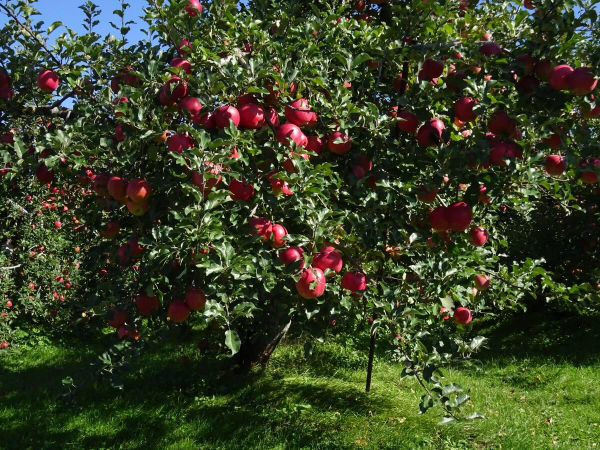
#> input picture assets/img/apples.jpg, 1200 x 900 px (shown at 1/2 size); its folder holds only this picture in this run
$ python focal.py   (older library calls are emulated)
#> lines starting #> are read from the running program, lines starting #| are printed output that depends on the picture
"""Finds a focal point for every photo and rebuilds uncropped thumbnails.
Score = local detail (gradients) + colour richness + faces, with a small bias away from bare sky.
Output: js/focus-data.js  -> MD.focal = { "<path under assets/img|thumb>": [fx, fy, w, h] }  (fx, fy are 0-1)"""
import glob, os, json, numpy as np, cv2
from PIL import Image
ROOT = os.path.join(os.path.dirname(__file__), '..')
out = {}
# Hand-set focal points where the automatic guess missed the subject (checked by eye on every photo). (x, y) as fractions of the picture.
OVERRIDE = {
 'fieldwork/winery-3': (.50, .46), 'fieldwork/daruma-3': (.42, .44), 'fieldwork/imori-2': (.50, .38), 'fieldwork/imori-3': (.50, .46),
 'fieldwork/kayak-2': (.58, .62), 'fieldwork/kayak-4': (.46, .42), 'fieldwork/picnic-1': (.55, .30), 'fieldwork/picnic-2': (.50, .55),
 'fieldwork/picnic-3': (.50, .52), 'fieldwork/picnic-4': (.50, .42), 'fieldwork/sup-2': (.46, .52), 'fieldwork/sup-3': (.62, .52),
 'mist': (.50, .46), 'fieldwork/ebike-1': (.46, .62), 'fieldwork/ebike-3': (.62, .74), 'fieldwork/culture-3': (.50, .52),
 'fieldwork/winery-2': (.50, .62), 'fieldwork/zip-4': (.50, .62), 'fieldwork/zip-1': (.50, .66), 'valley-wide': (.42, .68),
}
face = None
try:
    face = cv2.CascadeClassifier(os.path.join(cv2.data.haarcascades, 'haarcascade_frontalface_default.xml'))
    if face.empty(): face = None
except Exception: face = None

def focal(path):
#> called with path = 'tools/../assets/img/apples.jpg'
    im = cv2.imread(path); h, w = im.shape[:2]
#> in focal, im is the input picture: shape (900, 1200, 3); mean B, G, R 39.1, 66.5, 58.5
#> after `h, w = im.shape[:2]`: h = 900; w = 1200
    s = 160 / max(w, h); sm = cv2.resize(im, (max(8, int(w * s)), max(8, int(h * s))), interpolation=cv2.INTER_AREA)
#> after `s = 160 / max(w, h)`: s = 0.133
    g = cv2.cvtColor(sm, cv2.COLOR_BGR2GRAY).astype(np.float32)
    gx = cv2.Sobel(g, cv2.CV_32F, 1, 0, ksize=3); gy = cv2.Sobel(g, cv2.CV_32F, 0, 1, ksize=3)
    grad = cv2.GaussianBlur(np.hypot(gx, gy), (0, 0), 3)
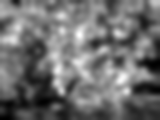
#> grad: shape (120, 160) float32; min 23.18, max 274.7, mean 132.6; drawn with min black and max white
    hsv = cv2.cvtColor(sm, cv2.COLOR_BGR2HSV).astype(np.float32)
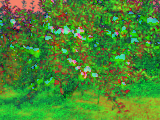
#> hsv: shape (120, 160, 3) float32; mean B, G, R 49.4, 135.3, 73.1
    sat = cv2.GaussianBlur(hsv[..., 1] / 255, (0, 0), 3)
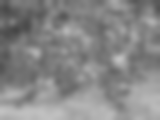
#> sat: shape (120, 160) float32; min 0.275, max 0.76, mean 0.531
    lum = cv2.GaussianBlur(g / 255, (0, 0), 3)
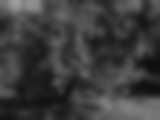
#> lum: shape (120, 160) float32; min 0.0538, max 0.625, mean 0.239
    # sky / fog / blank wall: bright + low detail + low saturation
    blank = ((lum > .62) & (sat < .22)).astype(np.float32) * (1 - np.clip(grad / (grad.max() + 1e-6) * 3, 0, 1))
#> blank: shape (120, 160) float32; every value is 0
    e = grad / (grad.max() + 1e-6) + .6 * sat - .8 * blank
    hh, ww = e.shape
#> hh = 120; ww = 160
    yy, xx = np.mgrid[0:hh, 0:ww]
    e = e + .25 * np.exp(-(((xx - ww / 2) / (ww * .55)) ** 2 + ((yy - hh * .55) / (hh * .55)) ** 2))   # gentle pull to the middle, slightly low
    e = np.clip(e, 0, None) ** 2
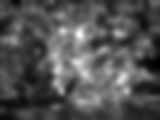
#> e: shape (120, 160) float64; min 0.216, max 2.45, mean 0.94; drawn with min black and max white
    if face is not None:
        for (x, y, fw, fh) in face.detectMultiScale(cv2.cvtColor(sm, cv2.COLOR_BGR2GRAY), 1.15, 4, minSize=(max(10, ww // 14),) * 2):
            e[max(0, y - fh // 3):y + fh, x:x + fw] += e.max() * 1.6
#> this loop made 0 passes
    tot = e.sum() + 1e-6
#> tot = 18053.7
    cx = (e * xx).sum() / tot / ww; cy = (e * yy).sum() / tot / hh
#> after `cx = (e * xx).sum() / tot / ww`: cx = 0.506
#> after `cy = (e * yy).sum() / tot / hh`: cy = 0.488
    # blend with the single strongest region so two far-apart subjects do not average to empty space between them
    pk = cv2.GaussianBlur(e, (0, 0), 6); py, px = np.unravel_index(pk.argmax(), pk.shape)
#> after `pk = cv2.GaussianBlur(e, (0, 0), 6)`:
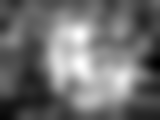
#> pk: shape (120, 160) float64; min 0.382, max 1.67, mean 0.941; drawn with min black and max white
#> after `py, px = np.unravel_index(pk.argmax(), pk.shape)`: py = 64; px = 80
    fx = .5 * cx + .5 * (px + .5) / ww; fy = .5 * cy + .5 * (py + .5) / hh
#> after `fx = 0.5 * cx + 0.5 * (px + 0.5) / ww`: fx = 0.505
#> after `fy = 0.5 * cy + 0.5 * (py + 0.5) / hh`: fy = 0.513
    return round(float(fx), 3), round(float(fy), 3), w, h

def thumb(src, dst, long=480):
    im = Image.open(src).convert('RGB'); w, h = im.size; k = long / max(w, h)
    if k < 1: im = im.resize((round(w * k), round(h * k)), Image.LANCZOS)
    os.makedirs(os.path.dirname(dst), exist_ok=True); im.save(dst, quality=70, optimize=True, progressive=True)

for f in sorted(glob.glob(ROOT + '/assets/img/*.jpg') + glob.glob(ROOT + '/assets/img/fieldwork/*.jpg')):
    rel = os.path.relpath(f, ROOT + '/assets/img')[:-4]
    fx, fy, w, h = focal(f)
#> fx = 0.505; fy = 0.513; w = 1200; h = 900
    if rel in OVERRIDE: fx, fy = OVERRIDE[rel]
    out[rel] = [fx, fy, w, h]
    thumb(f, ROOT + '/assets/thumb/' + rel + '.jpg')
#> in thumb, `if k < 1: im = im.resize((round(w * k), round(h * k)), Image.LANCZOS)`:
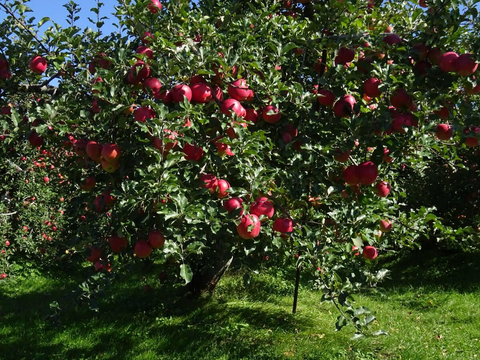
#> im: PIL image 480x360 RGB; mean R, G, B 58.5, 66.5, 39.3
    print(rel, fx, fy, w, h)
#| apples 0.505 0.513 1200 900
open(ROOT + '/js/focus-data.js', 'w').write('window.MD=window.MD||{};MD.focal=' + json.dumps(out, separators=(',', ':')) + ';\n')

$ run again, on assets/img/grapes.jpg
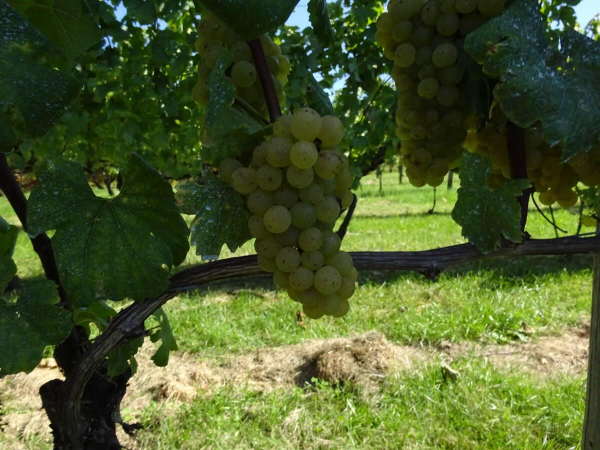
#> input picture assets/img/grapes.jpg, 1200 x 900 px (shown at 1/2 size)
#> in focal, im is the input picture: shape (900, 1200, 3); mean B, G, R 43.9, 90, 74.9
#> blank: shape (120, 160) float32; every value is 0
#> tot = 12861.7
#> cx = 0.499
#> cy = 0.511
#> in focal, `pk = cv2.GaussianBlur(e, (0, 0), 6)`:
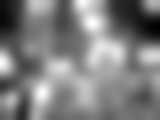
#> pk: shape (120, 160) float64; min 0.197, max 1.14, mean 0.67; drawn with min black and max white
#> py = 23; px = 92
#> in focal, `fx = 0.5 * cx + 0.5 * (px + 0.5) / ww`: fx = 0.539
#> in focal, `fy = 0.5 * cy + 0.5 * (py + 0.5) / hh`: fy = 0.354
#> `fx, fy, w, h = focal(f)`: fx = 0.539; fy = 0.354; w = 1200; h = 900
#> in thumb, `if k < 1: im = im.resize((round(w * k), round(h * k)), Image.LANCZOS)`:
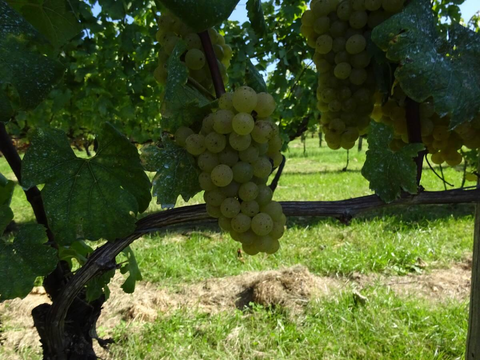
#> im: PIL image 480x360 RGB; mean R, G, B 74.9, 90, 43.9
#| grapes 0.539 0.354 1200 900

$ run again, on assets/img/lake-glint.jpg
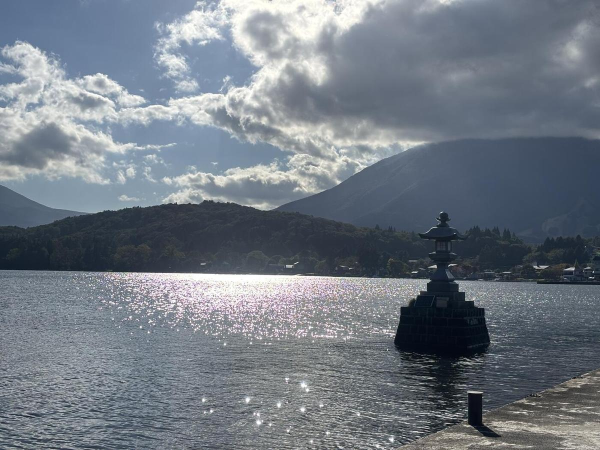
#> input picture assets/img/lake-glint.jpg, 1200 x 900 px (shown at 1/2 size)
#> in focal, im is the input picture: shape (900, 1200, 3); mean B, G, R 131.1, 121.3, 113.2
#> tot = 7148.6
#> cx = 0.481
#> cy = 0.503
#> in focal, `pk = cv2.GaussianBlur(e, (0, 0), 6)`:
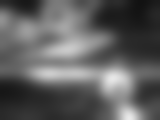
#> pk: shape (120, 160) float64; min 0.0713, max 0.918, mean 0.373
#> py = 119; px = 129
#> in focal, `fx = 0.5 * cx + 0.5 * (px + 0.5) / ww`: fx = 0.645
#> in focal, `fy = 0.5 * cy + 0.5 * (py + 0.5) / hh`: fy = 0.749
#> `fx, fy, w, h = focal(f)`: fx = 0.645; fy = 0.749; w = 1200; h = 900
#> in thumb, `if k < 1: im = im.resize((round(w * k), round(h * k)), Image.LANCZOS)`:
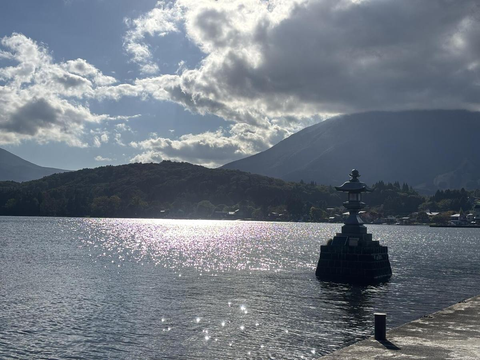
#> im: PIL image 480x360 RGB; mean R, G, B 113.2, 121.3, 131.1
#| lake-glint 0.645 0.749 1200 900

$ run again, on assets/img/cruise.jpg
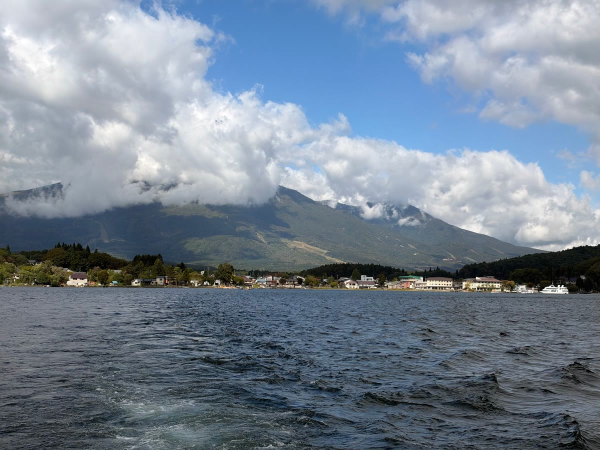
#> input picture assets/img/cruise.jpg, 1200 x 900 px (shown at 1/2 size)
#> in focal, im is the input picture: shape (900, 1200, 3); mean B, G, R 147.4, 132.1, 118.2
#> tot = 5800.3
#> cx = 0.518
#> cy = 0.57
#> py = 73; px = 119
#> in focal, `fx = 0.5 * cx + 0.5 * (px + 0.5) / ww`: fx = 0.632
#> in focal, `fy = 0.5 * cy + 0.5 * (py + 0.5) / hh`: fy = 0.591
#> `fx, fy, w, h = focal(f)`: fx = 0.632; fy = 0.591; w = 1200; h = 900
#> in thumb, `if k < 1: im = im.resize((round(w * k), round(h * k)), Image.LANCZOS)`:
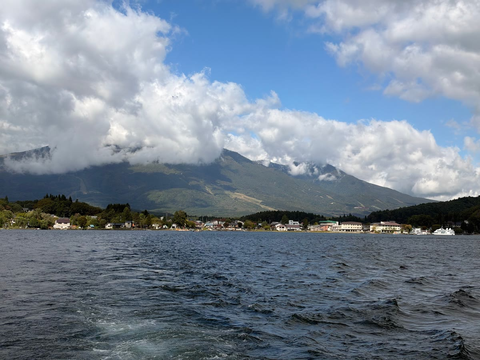
#> im: PIL image 480x360 RGB; mean R, G, B 118.2, 132.1, 147.4
#| cruise 0.632 0.591 1200 900
